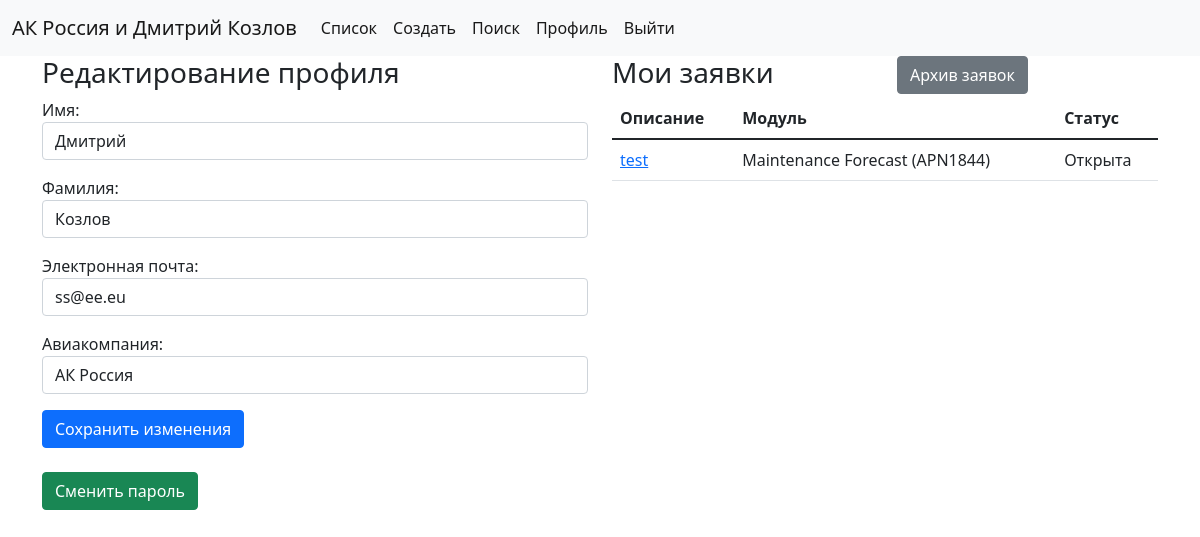
Before: /account/edit/ (signed in) with the older database file.
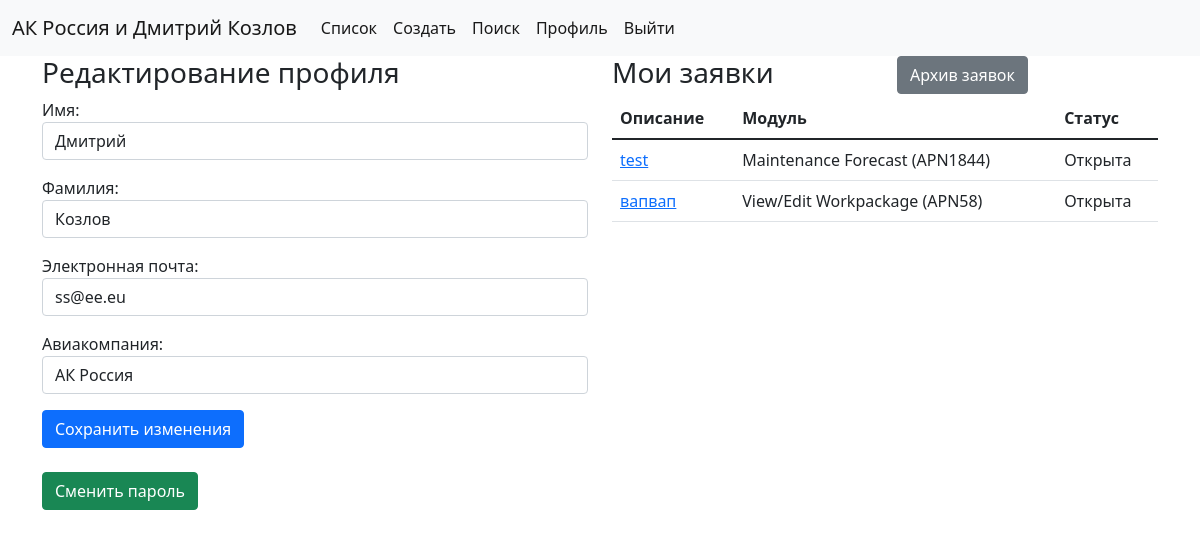
After: the same page with the newer database file.
### cases/models.py (models this page shows, shortened)
class Case(models.Model):
    title = models.CharField(max_length=255)
    description = models.TextField()
    module = models.ForeignKey(AMOSModule, on_delete=models.CASCADE)
    docfile = models.FileField(upload_to=case_directory_path, blank=True, null=True)
    author = models.ForeignKey(User, on_delete=models.SET_NULL, blank=True, null=True)
    created = models.DateTimeField(auto_now_add=True)
    active = models.BooleanField(default=True)
    def get_absolute_url(self):
        return reverse('cases:detail', args=[str(self.id)])

class AMOSModule(models.Model):
    apn = models.IntegerField()
    name = models.CharField(max_length=155)
    def __str__(self):
        return f"{self.name} (APN{self.apn})"

### account/views.py (the view, shortened to what this page needs)
# urls.py: path('edit/', EditView.as_view(), name='edit'),
class EditView(LoginRequiredMixin, View):
    template_name = 'account/edit.html'
    def get(self, request):
        items = Case.objects.select_related('module', 'author').filter(author=request.user).filter(active=True)
        user_form = UserEditForm(instance=request.user)
        profile_form = ProfileEditForm(instance=request.user.profile)
        context = {
            'user_form': user_form,
            'profile_form': profile_form,
            'items': items
        }
        return render(request, template_name=self.template_name, context=context)

### account/forms.py
class UserEditForm(forms.ModelForm):
    class Meta:
        model = User
        fields = ['first_name', 'last_name', 'email']
        widgets = {
            'first_name': forms.TextInput(attrs={'class': 'form-control'}),
            'last_name': forms.TextInput(attrs={'class': 'form-control'}),
            'email': forms.EmailInput(attrs={'class': 'form-control'}),
        }
        labels = {
            'first_name': 'Имя',
            'last_name': 'Фамилия',
            'email': 'Электронная почта',
        }

class ProfileEditForm(forms.ModelForm):
    class Meta:
        model = Profile
        fields = ['airline']
        widgets = {
            'airline': forms.Select(attrs={'class': 'form-control'}),
        }
        labels = {
            'airline': 'Авиакомпания',
        }

### account/models.py (called while the page is built)
    def __str__(self):
        return self.airline

### account/templates/account/edit.html (shortened to what this page needs)
{% extends "cases/base.html" %}
{% block content %}
    <div class="row">
    <div class="col-sm">
{% if messages %}
  {% for message in messages %}
  <div>
  <h3>{{ message|safe }}</h3>
    </div>
  {% endfor %}
{% else %}
<h3>Редактирование профиля</h3>
{% endif %}
<form method="post">
    {{ user_form.as_p }}
    {{ profile_form.as_p }}
    <button type="submit" class="btn btn-primary">Сохранить изменения</button>
</form>
<br>
<a href="{% url 'account:password_change' %}" class="btn btn-success">Сменить пароль</a>
    </div>
    <div class="col-sm">
        <div class="row">
            <div class="col">
                <h3>Мои заявки</h3>
            </div>
            <div class="col">
                <a href="{% url 'account:archive' %}" class="btn btn-secondary">Архив заявок</a>
            </div>
        </div>
        {% include 'account/snippets/table.html' with items=items %}
    </div>
</div>
{% endblock %}

### account/templates/account/snippets/table.html
<table class="table">
  <thead>
    <tr>
      <th scope="col">Описание</th>
      <th scope="col">Модуль</th>
      <th scope="col">Статус</th>
    </tr>
  </thead>
  <tbody>
  {% for item in items %}
    <tr>
      <td><a href="{{ item.get_absolute_url }}">{{ item.title }}</a></td>
      <td>{{ item.module }}</td>
      <td>{% if item.active %}Открыта{% else %}Закрыта{% endif %}</td>
    </tr>
  {% endfor %}
  </tbody>
</table>

Changed rows visible on the page:
added Case: title "вапвап", module "View/Edit Workpackage (APN58)", active "Открыта"
